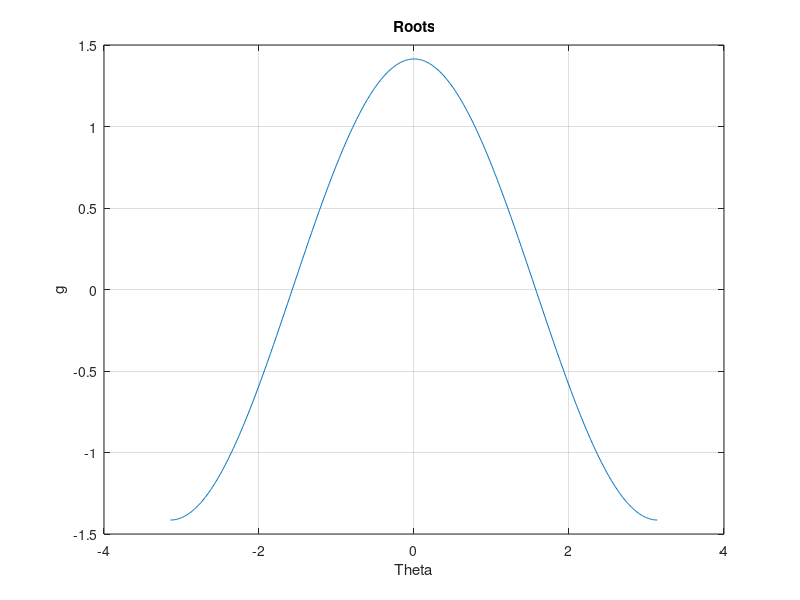
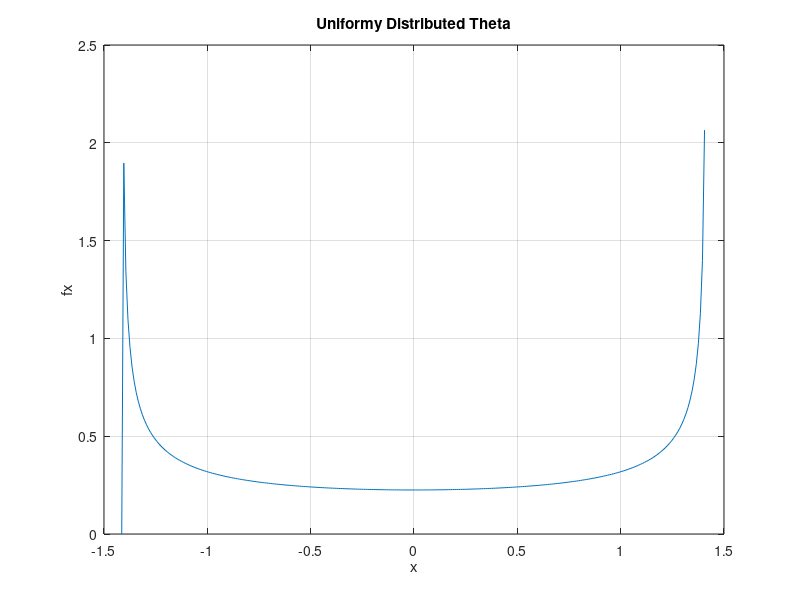

These figures' MATLAB source, in order: (Note: this script raises an error after producing the figures.)
%%%%%%%%%%%%%%%%%%%%%%%%%%%%%%%%%%%%%%%%%%%%%%%%%%%%%%%%%%%%%%%%%%%%%%%%%%
% Filename: Lab_6_223.m
% Author: Karmyn VonEhr & Hannah Peters
% Date: 3/11/2020
% Instructor: Prof. Baine
% Description:  Generates theoretical and empirical plots of a random
% variable defined by a given equation(sqrt(2)*cos(theta)). 
%%%%%%%%%%%%%%%%%%%%%%%%%%%%%%%%%%%%%%%%%%%%%%%%%%%%%%%%%%%%%%%%%%%%%%%%%%

%%%%%%%%% PART 1 %%%%%%%%%
theta = -pi:1/100:pi;           
g = sqrt(2) .* cos(theta);          %given random variable

%Plot was used to find roots of the equation
figure;
plot(theta, g); grid; xlabel('Theta'); ylabel('g');
title("Roots");


%%%%%%%%% PART 2 %%%%%%%%%
x = -sqrt(2):1/100:sqrt(2);
fx = 1 ./ (sqrt(2).*pi.*sqrt(1 - ((x.^2)./ 2)));      %Derived PDF

%Plot of the derived PDF based on a uniform distribution of theta
figure;
plot(x, fx); grid; xlabel('x'); ylabel('fx');
title("Uniformy Distributed Theta");


%%%%%%%%% PART 3 %%%%%%%%%
theta = -pi + (2*pi).*rand(1,25000);   %uniformly dist. over given range
Nbins = 100; 
Max = pi; 
Min = -pi; 

X = sqrt(2).*cos(theta);               %Mapped uniform values to given R.V.

range = Min:(Max-Min)/Nbins:Max-((Max-Min)/Nbins);
histogram_vector = histogram_given(Min, Max, Nbins, X); 

[mean, variance] = sample_mu_var(X)    %outputs estimated mean and var

%Plot of empirical PDF
figure;
bar(range, histogram_vector); grid; xlabel('Range'); ylabel('Density');
title("PDF of New R.V.");
